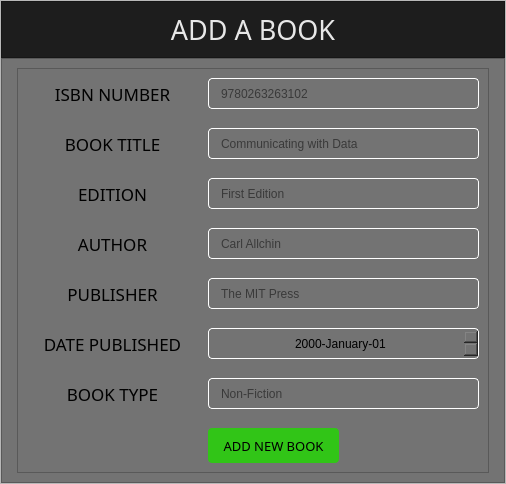
                  <widget class="QWidget" name="page_9">
                   <layout class="QVBoxLayout" name="verticalLayout_32">
                    <property name="spacing">
                     <number>0</number>
                    </property>
                    <property name="leftMargin">
                     <number>0</number>
                    </property>
                    <property name="topMargin">
                     <number>0</number>
                    </property>
                    <property name="rightMargin">
                     <number>0</number>
                    </property>
                    <property name="bottomMargin">
                     <number>0</number>
                    </property>
                    <item>
                     <widget class="QFrame" name="frame_82">
                      <property name="frameShape">
                       <enum>QFrame::StyledPanel</enum>
                      </property>
                      <property name="frameShadow">
                       <enum>QFrame::Raised</enum>
                      </property>
                      <layout class="QVBoxLayout" name="verticalLayout_33">
                       <property name="spacing">
                        <number>0</number>
                       </property>
                       <property name="leftMargin">
                        <number>0</number>
                       </property>
                       <property name="topMargin">
                        <number>0</number>
                       </property>
                       <property name="rightMargin">
                        <number>0</number>
                       </property>
                       <property name="bottomMargin">
                        <number>0</number>
                       </property>
                       <item>
                        <widget class="QFrame" name="frame_84">
                         <property name="maximumSize">
                          <size>
                           <width>16777215</width>
                           <height>60</height>
                          </size>
                         </property>
                         <property name="styleSheet">
                          <string notr="true">background-color: rgb(29, 29, 29);
color: rgb(231, 231, 231);</string>
                         </property>
                         <property name="frameShape">
                          <enum>QFrame::StyledPanel</enum>
                         </property>
                         <property name="frameShadow">
                          <enum>QFrame::Raised</enum>
                         </property>
                         <layout class="QHBoxLayout" name="horizontalLayout_36">
                          <item>
                           <widget class="QLabel" name="label_48">
                            <property name="font">
                             <font>
                              <family>Nova Flat</family>
                              <pointsize>20</pointsize>
                             </font>
                            </property>
                            <property name="text">
                             <string>ADD A BOOK</string>
                            </property>
                            <property name="alignment">
                             <set>Qt::AlignCenter</set>
                            </property>
                           </widget>
                          </item>
                         </layout>
                        </widget>
                       </item>
                       <item>
                        <widget class="QFrame" name="frame_83">
                         <property name="styleSheet">
                          <string notr="true">background-color: rgb(115, 115, 115);</string>
                         </property>
                         <property name="frameShape">
                          <enum>QFrame::StyledPanel</enum>
                         </property>
                         <property name="frameShadow">
                          <enum>QFrame::Raised</enum>
                         </property>
                         <layout class="QHBoxLayout" name="horizontalLayout_37">
                          <item>
                           <widget class="QFrame" name="frame_85">
                            <property name="frameShape">
                             <enum>QFrame::StyledPanel</enum>
                            </property>
                            <property name="frameShadow">
                             <enum>QFrame::Raised</enum>
                            </property>
                           </widget>
                          </item>
                          <item>
                           <widget class="QFrame" name="frame_87">
                            <property name="minimumSize">
                             <size>
                              <width>472</width>
                              <height>0</height>
                             </size>
                            </property>
                            <property name="maximumSize">
                             <size>
                              <width>472</width>
                              <height>16777215</height>
                             </size>
                            </property>
                            <property name="frameShape">
                             <enum>QFrame::StyledPanel</enum>
                            </property>
                            <property name="frameShadow">
                             <enum>QFrame::Raised</enum>
                            </property>
                            <layout class="QFormLayout" name="formLayout">
                             <property name="horizontalSpacing">
                              <number>10</number>
                             </property>
                             <property name="verticalSpacing">
                              <number>19</number>
                             </property>
                             <item row="0" column="0">
                              <widget class="QLabel" name="label_49">
                               <property name="minimumSize">
                                <size>
                                 <width>171</width>
                                 <height>31</height>
                                </size>
                               </property>
                               <property name="maximumSize">
                                <size>
                                 <width>171</width>
                                 <height>31</height>
                                </size>
                               </property>
                               <property name="font">
                                <font>
                                 <family>Nova Flat</family>
                                 <pointsize>13</pointsize>
                                </font>
                               </property>
                               <property name="text">
                                <string>ISBN NUMBER</string>
                               </property>
                               <property name="alignment">
                                <set>Qt::AlignCenter</set>
                               </property>
                              </widget>
                             </item>
                             <item row="0" column="1">
                              <widget class="QLineEdit" name="lineEdit_23">
                               <property name="minimumSize">
                                <size>
                                 <width>271</width>
                                 <height>31</height>
                                </size>
                               </property>
                               <property name="maximumSize">
                                <size>
                                 <width>271</width>
                                 <height>31</height>
                                </size>
                               </property>
                               <property name="styleSheet">
                                <string notr="true">border: 1px solid white;
padding-left: 10px;
border-radius: 4px</string>
                               </property>
                               <property name="placeholderText">
                                <string>9780263263102</string>
                               </property>
                              </widget>
                             </item>
                             <item row="1" column="0">
                              <widget class="QLabel" name="label_50">
                               <property name="minimumSize">
                                <size>
                                 <width>171</width>
                                 <height>31</height>
                                </size>
                               </property>
                               <property name="maximumSize">
                                <size>
                                 <width>171</width>
                                 <height>31</height>
                                </size>
                               </property>
                               <property name="font">
                                <font>
                                 <family>Nova Flat</family>
                                 <pointsize>13</pointsize>
                                </font>
                               </property>
                               <property name="text">
                                <string>BOOK TITLE</string>
                               </property>
                               <property name="alignment">
                                <set>Qt::AlignCenter</set>
                               </property>
                              </widget>
                             </item>
                             <item row="1" column="1">
                              <widget class="QLineEdit" name="lineEdit_24">
                               <property name="minimumSize">
                                <size>
                                 <width>271</width>
                                 <height>31</height>
                                </size>
                               </property>
                               <property name="maximumSize">
                                <size>
                                 <width>271</width>
                                 <height>31</height>
                                </size>
                               </property>
                               <property name="styleSheet">
                                <string notr="true">border: 1px solid white;
padding-left: 10px;
border-radius: 4px</string>
                               </property>
                               <property name="placeholderText">
                                <string>Communicating with Data</string>
                               </property>
                              </widget>
                             </item>
                             <item row="2" column="0">
                              <widget class="QLabel" name="label_51">
                               <property name="minimumSize">
                                <size>
                                 <width>171</width>
                                 <height>31</height>
                                </size>
                               </property>
                               <property name="maximumSize">
                                <size>
                                 <width>171</width>
                                 <height>31</height>
                                </size>
                               </property>
                               <property name="font">
                                <font>
                                 <family>Nova Flat</family>
                                 <pointsize>13</pointsize>
                                </font>
                               </property>
                               <property name="text">
                                <string>EDITION</string>
                               </property>
                               <property name="alignment">
                                <set>Qt::AlignCenter</set>
                               </property>
                              </widget>
                             </item>
                             <item row="2" column="1">
                              <widget class="QLineEdit" name="lineEdit_25">
                               <property name="minimumSize">
                                <size>
                                 <width>271</width>
                                 <height>31</height>
                                </size>
                               </property>
                               <property name="maximumSize">
                                <size>
                                 <width>271</width>
                                 <height>31</height>
                                </size>
                               </property>
                               <property name="styleSheet">
                                <string notr="true">border: 1px solid white;
padding-left: 10px;
border-radius: 4px</string>
                               </property>
                               <property name="placeholderText">
                                <string>First Edition</string>
                               </property>
                              </widget>
                             </item>
                             <item row="3" column="0">
                              <widget class="QLabel" name="label_52">
                               <property name="minimumSize">
                                <size>
                                 <width>171</width>
                                 <height>31</height>
                                </size>
                               </property>
                               <property name="maximumSize">
                                <size>
                                 <width>171</width>
                                 <height>31</height>
                                </size>
                               </property>
                               <property name="font">
                                <font>
                                 <family>Nova Flat</family>
                                 <pointsize>13</pointsize>
                                </font>
                               </property>
                               <property name="text">
                                <string>AUTHOR</string>
                               </property>
                               <property name="alignment">
                                <set>Qt::AlignCenter</set>
                               </property>
                              </widget>
                             </item>
                             <item row="3" column="1">
                              <widget class="QLineEdit" name="lineEdit_26">
                               <property name="minimumSize">
                                <size>
                                 <width>271</width>
                                 <height>31</height>
                                </size>
                               </property>
                               <property name="maximumSize">
                                <size>
                                 <width>271</width>
                                 <height>31</height>
                                </size>
                               </property>
                               <property name="styleSheet">
                                <string notr="true">border: 1px solid white;
padding-left: 10px;
border-radius: 4px</string>
                               </property>
                               <property name="placeholderText">
                                <string>Carl Allchin</string>
                               </property>
                              </widget>
                             </item>
                             <item row="4" column="0">
                              <widget class="QLabel" name="label_53">
                               <property name="minimumSize">
                                <size>
                                 <width>171</width>
                                 <height>31</height>
                                </size>
                               </property>
                               <property name="maximumSize">
                                <size>
                                 <width>171</width>
                                 <height>31</height>
                                </size>
                               </property>
                               <property name="font">
                                <font>
                                 <family>Nova Flat</family>
                                 <pointsize>13</pointsize>
                                </font>
                               </property>
                               <property name="text">
                                <string>PUBLISHER</string>
                               </property>
                               <property name="alignment">
                                <set>Qt::AlignCenter</set>
                               </property>
                              </widget>
                             </item>
                             <item row="4" column="1">
                              <widget class="QLineEdit" name="lineEdit_27">
                               <property name="minimumSize">
                                <size>
                                 <width>271</width>
                                 <height>31</height>
                                </size>
                               </property>
                               <property name="maximumSize">
                                <size>
                                 <width>271</width>
                                 <height>31</height>
                                </size>
                               </property>
                               <property name="styleSheet">
                                <string notr="true">border: 1px solid white;
padding-left: 10px;
border-radius: 4px</string>
                               </property>
                               <property name="placeholderText">
                                <string>The MIT Press</string>
                               </property>
                              </widget>
                             </item>
                             <item row="5" column="0">
                              <widget class="QLabel" name="label_54">
                               <property name="minimumSize">
                                <size>
                                 <width>171</width>
                                 <height>31</height>
                                </size>
                               </property>
                               <property name="maximumSize">
                                <size>
                                 <width>171</width>
                                 <height>31</height>
                                </size>
                               </property>
                               <property name="font">
                                <font>
                                 <family>Nova Flat</family>
                                 <pointsize>13</pointsize>
                                </font>
                               </property>
                               <property name="text">
                                <string>DATE PUBLISHED</string>
                               </property>
                               <property name="alignment">
                                <set>Qt::AlignCenter</set>
                               </property>
                              </widget>
                             </item>
                             <item row="5" column="1">
                              <widget class="QDateEdit" name="dateEdit">
                               <property name="minimumSize">
                                <size>
                                 <width>271</width>
                                 <height>31</height>
                                </size>
                               </property>
                               <property name="maximumSize">
                                <size>
                                 <width>271</width>
                                 <height>31</height>
                                </size>
                               </property>
                               <property name="styleSheet">
                                <string notr="true">border: 1px solid white;
padding-left: 10px;
border-radius: 4px</string>
                               </property>
                               <property name="alignment">
                                <set>Qt::AlignCenter</set>
                               </property>
                               <property name="displayFormat">
                                <string>yyyy-MMMM-dd</string>
                               </property>
                              </widget>
                             </item>
                             <item row="6" column="0">
                              <widget class="QLabel" name="label_55">
                               <property name="minimumSize">
                                <size>
                                 <width>171</width>
                                 <height>31</height>
                                </size>
                               </property>
                               <property name="maximumSize">
                                <size>
                                 <width>171</width>
                                 <height>31</height>
                                </size>
                               </property>
                               <property name="font">
                                <font>
                                 <family>Nova Flat</family>
                                 <pointsize>13</pointsize>
                                </font>
                               </property>
                               <property name="text">
                                <string>BOOK TYPE</string>
                               </property>
                               <property name="alignment">
                                <set>Qt::AlignCenter</set>
                               </property>
                              </widget>
                             </item>
                             <item row="6" column="1">
                              <widget class="QLineEdit" name="lineEdit_29">
                               <property name="minimumSize">
                                <size>
                                 <width>271</width>
                                 <height>31</height>
                                </size>
                               </property>
                               <property name="maximumSize">
                                <size>
                                 <width>271</width>
                                 <height>31</height>
                                </size>
                               </property>
                               <property name="styleSheet">
                                <string notr="true">border: 1px solid white;
padding-left: 10px;
border-radius: 4px</string>
                               </property>
                               <property name="placeholderText">
                                <string>Non-Fiction</string>
                               </property>
                              </widget>
                             </item>
                             <item row="7" column="1">
                              <widget class="QPushButton" name="pushButton_27">
                               <property name="minimumSize">
                                <size>
                                 <width>131</width>
                                 <height>35</height>
                                </size>
                               </property>
                               <property name="maximumSize">
                                <size>
                                 <width>131</width>
                                 <height>35</height>
                                </size>
                               </property>
                               <property name="font">
                                <font>
                                 <family>Nova Flat</family>
                                 <pointsize>10</pointsize>
                                </font>
                               </property>
                               <property name="cursor">
                                <cursorShape>PointingHandCursor</cursorShape>
                               </property>
                               <property name="styleSheet">
                                <string notr="true">background-color: rgb(49, 197, 23);
border-radius:4px</string>
                               </property>
                               <property name="text">
                                <string>ADD NEW BOOK</string>
                               </property>
                               <property name="shortcut">
                                <string>Return</string>
                               </property>
                              </widget>
                             </item>
                            </layout>
                           </widget>
                          </item>
                          <item>
                           <widget class="QFrame" name="frame_86">
                            <property name="frameShape">
                             <enum>QFrame::StyledPanel</enum>
                            </property>
                            <property name="frameShadow">
                             <enum>QFrame::Raised</enum>
                            </property>
                           </widget>
                          </item>
                         </layout>
                        </widget>
                       </item>
                      </layout>
                     </widget>
                    </item>
                   </layout>
                  </widget>
